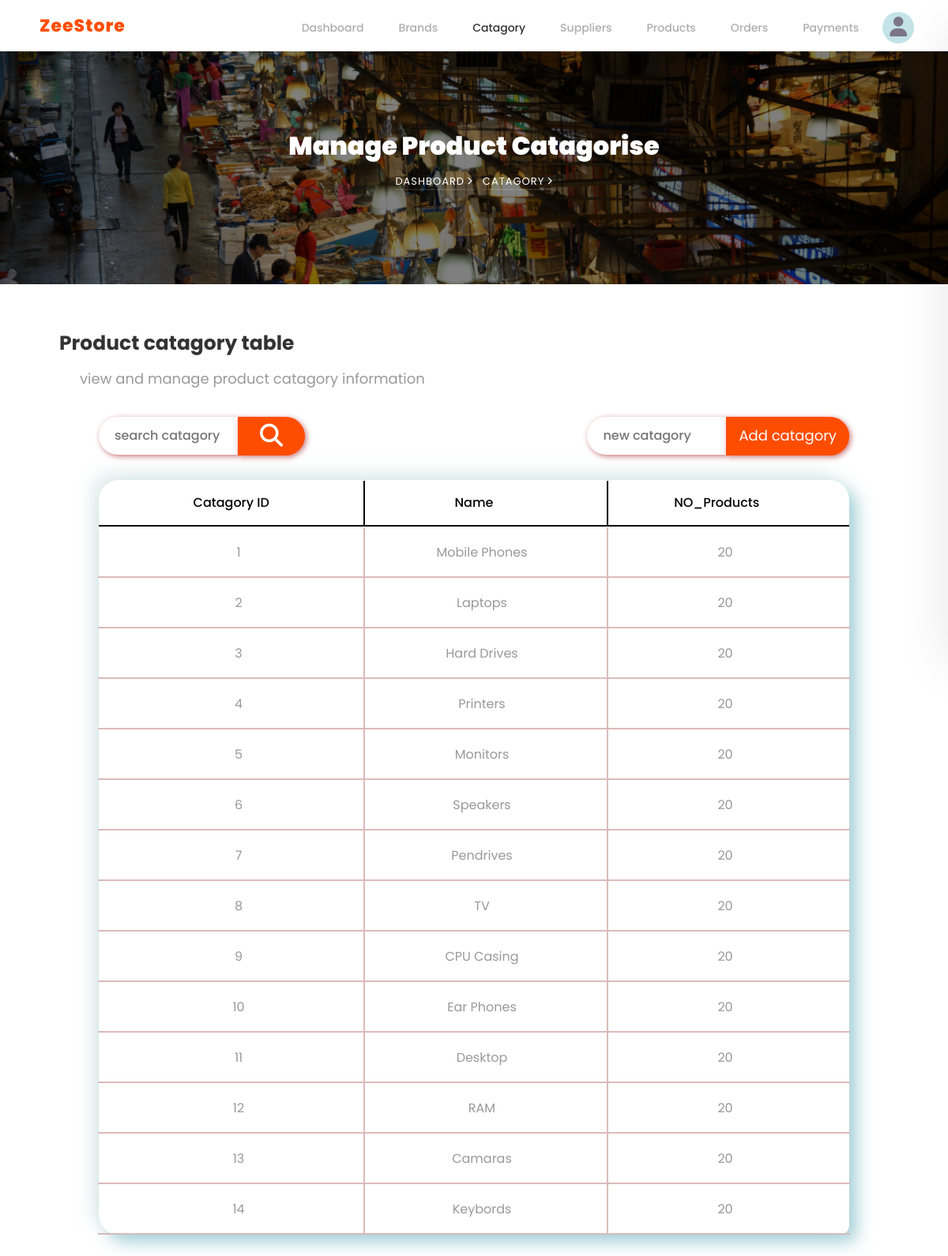
/admin/catagory.php, run on the app's committed database.
### tables this page shows
CREATE TABLE `category` (
  `category_id` int(11) NOT NULL,
  `category_name` varchar(255) NOT NULL,
  `category_status` tinyint(4) DEFAULT 1
);

### admin/catagory.php (the view, shortened to what this page needs)
<!DOCTYPE html>
<html lang="en">
<head>
  <?php require_once '../php/styles.php' ?>
</head>
<body style="margin-top: -30px">
  <nav>
    <a href="index.html" class="brand">ZeeStore</a>
    <div>
      <ul id="navbar">
        <li><a href="dashboard.php">Dashboard</a></li>
        <li><a href="brand.php">Brands</a></li>
        <li><a href="catagory.php" class="active">Catagory</a></li>
        <li><a href="supplier.php">Suppliers</a></li>
        <li><a href="product.php">Products</a></li>
        <li><a href="orders.php">Orders</a></li>
        <li><a href="payments.php">Payments</a></li>
        <li class="user" id="user">
          <div class="circle"></div>
          <i class="fa fa-user"></i>
        </li>
      </ul>
    </div>
  </nav>
  <section
    class="hero-wrap hero-wrap-2"
    style="background-image: url('../images/shopping.jpg')"
    data-stellar-background-ratio="0.5">
    <div class="overlay"></div>
    <div class="container">
      <div
        class="row no-gutters slider-text align-items-center justify-content-center">
        <div class="col-md-9 ftco-animate text-center">
          <h1 class="mb-2 bread">Manage Product Catagorise</h1>
          <p class="breadcrumbs">
            <span class="mr-2">
              <a href="index.html">
                Dashboard
                <i class="ion-ios-arrow-forward"></i>
              </a>
            </span>
            <span>
              Catagory
              <i class="ion-ios-arrow-forward"></i>
            </span>
          </p>
        </div>
      </div>
    </div>
  </section>
  <section class="admin-table">
    <h2>Product catagory table</h2>
    <span>view and manage product catagory information</span>
    <div class="table">
      <div class="searchAddS">
        <section class="search">
          <input type="text" id="search" placeholder="search catagory" />
          <button id="search-bt">
            <i class="fa-solid fa-magnifying-glass"></i>
          </button>
        </section>
        <form action="<?php echo $_SERVER['PHP_SELF']; ?>" method="post">
          <input
            type="text"
            pattern="[A-Za-z]+"
            title="Please enter only letters."
            name="name"
            required
            placeholder="new catagory" />
          <button type="submit">Add catagory</button>
        </form>
      </div>
      <div class="table-header parent">
        <div class="table-header-data row">Catagory ID</div>
        <div class="table-header-data row">Name</div>
        <div class="table-header-data row">NO_Products</div>
      </div>
      <div class="table-data">
        <?php
        require_once '../php/DbConnect.php';
        $result = $conn->query("SELECT * FROM `category` WHERE 1; ");
        if ($result->num_rows > 0) {
          while ($row = $result->fetch_assoc()) {
            echo "<div class='table-row parent'>";
            echo "<div class='table-cell row'>" . $row['category_id'] . "</div>";
            echo "<div class='table-cell row'>" . $row['category_name'] . "</div>";
            echo "<div class='table-cell row'>" . 20 . "</div>";
            echo "</div>";
          }
        } else echo "<div class='table-row parent'> No records found </div>";
        ?>
      </div>
    </div>
  </section>
  <?php require_once '../php/javaScripts.php' ?>
</body>
</html>

### css/style2.css (style rules this page uses)
:root { --colorbt: #ff4d00; }
.brand { font-weight: 800; font-size: 22px; color: var(--colorbt); letter-spacing: 1px; }
nav { top: 0; left: 0; z-index: 980; display: flex; max-height: 65px; position: fixed; padding: 6px 50px; align-items: center; background: #fff; justify-content: space-between; box-shadow: 0 5px 15px rgba(0, 0, 0, 0.06); width: 100%; }
nav div ul { padding-top: 20px; width: 100%; display: flex; align-items: center; justify-content: center; list-style: none; }
nav div ul li { padding: 0.9rem 22px; list-style: none; position: relative; }
nav div ul li a { font-size: 15px; color: #999; text-decoration: none; transition: all 0.2s ease; font-size: 14px; font-weight: 500; opacity: 0.8 !important; }
nav div ul li a:hover, nav div ul li a.active { color: #000; opacity: 0; }
.user { margin-left: -14px; margin-right: -20px; font-size: 25px; display: flex; align-items: center; position: relative; cursor: pointer; }
.user .circle { background: #c3e3e6; aspect-ratio: 1; border-radius: 50%; min-height: 40px; margin-right: -31px; color: black; }
.user i[class="fa fa-user"] { color: #7c7588; }
.container { margin: 90px auto; }
h1 { margin-bottom: 20px; font-size: 2em; }
.parent { display: flex; justify-content: space-between; }
.parent .row { flex: 1; justify-content: center; }
.admin-table { padding: 0 75px; margin: 64px auto; margin-top: 56px; }
.admin-table h2 { font-size: 25px; font-weight: 700; line-height: 1.5; color: rgba(0, 0, 0, 0.8); font-family: inherit; }
.admin-table span { font-size: 18px; margin: 26px; }
.table { z-index: 800; max-width: 950px; margin: 0 auto; margin-top: 110px; box-shadow: 10px 10px 20px rgba(95, 172, 186, 0.54), -10px -10px 20px rgba(207, 224, 224, 0.54); border-radius: 25px 25px 12px 25px; position: relative; }
.table .table-header { font-weight: 500; color: #000; padding: 1px 15px; }
.table .table-header .table-header-data { border-right: 2px solid black; border-bottom: 2px solid black; height: 58px; line-height: 55px; }
.table .table-header .table-header-data:last-child { border-right: none; }
.table .table-data .table-row { padding: 0 14px; }
.table .table-data .table-row .table-cell:last-child { border-right: none; }

### data on the page
category: category_id "1", category_name "Mobile Phones"
category: category_id "2", category_name "Laptops"
category: category_id "3", category_name "Hard Drives"
category: category_id "4", category_name "Printers"
category: category_id "5", category_name "Monitors"
category: category_id "6", category_name "Speakers"
category: category_id "7", category_name "Pendrives"
category: category_id "8", category_name "TV"
category: category_id "9", category_name "CPU Casing"
category: category_id "10", category_name "Ear Phones"
category: category_id "11", category_name "Desktop"
category: category_id "12", category_name "RAM"
category: category_id "13", category_name "Camaras"
category: category_id "14", category_name "Keybords"
